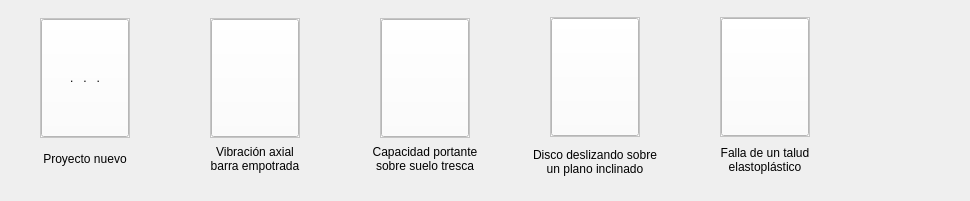
          <widget class="QWidget" name="scrollAreaWidgetContents_2">
           <property name="geometry">
            <rect>
             <x>0</x>
             <y>0</y>
             <width>970</width>
             <height>201</height>
            </rect>
           </property>
           <property name="sizePolicy">
            <sizepolicy hsizetype="Fixed" vsizetype="Fixed">
             <horstretch>0</horstretch>
             <verstretch>0</verstretch>
            </sizepolicy>
           </property>
           <layout class="QHBoxLayout" name="horizontalLayout_5">
            <property name="spacing">
             <number>0</number>
            </property>
            <property name="leftMargin">
             <number>0</number>
            </property>
            <property name="topMargin">
             <number>15</number>
            </property>
            <property name="rightMargin">
             <number>0</number>
            </property>
            <property name="bottomMargin">
             <number>0</number>
            </property>
            <item>
             <widget class="QFrame" name="frame_4">
              <property name="sizePolicy">
               <sizepolicy hsizetype="Fixed" vsizetype="Fixed">
                <horstretch>0</horstretch>
                <verstretch>0</verstretch>
               </sizepolicy>
              </property>
              <layout class="QHBoxLayout" name="horizontalLayout_4">
               <property name="spacing">
                <number>0</number>
               </property>
               <property name="leftMargin">
                <number>0</number>
               </property>
               <property name="topMargin">
                <number>0</number>
               </property>
               <property name="rightMargin">
                <number>0</number>
               </property>
               <property name="bottomMargin">
                <number>16</number>
               </property>
               <item>
                <layout class="QVBoxLayout" name="verticalLayout_2">
                 <item>
                  <layout class="QHBoxLayout" name="horizontalLayout_8">
                   <item>
                    <spacer name="horizontalSpacer_5">
                     <property name="orientation">
                      <enum>Qt::Horizontal</enum>
                     </property>
                     <property name="sizeHint" stdset="0">
                      <size>
                       <width>40</width>
                       <height>20</height>
                      </size>
                     </property>
                    </spacer>
                   </item>
                   <item>
                    <widget class="QFrame" name="frame_FH_cardNew_1">
                     <property name="minimumSize">
                      <size>
                       <width>90</width>
                       <height>120</height>
                      </size>
                     </property>
                     <property name="maximumSize">
                      <size>
                       <width>90</width>
                       <height>120</height>
                      </size>
                     </property>
                     <property name="styleSheet">
                      <string notr="true">background-color: rgb(255, 255, 255);</string>
                     </property>
                     <property name="frameShape">
                      <enum>QFrame::StyledPanel</enum>
                     </property>
                     <property name="frameShadow">
                      <enum>QFrame::Raised</enum>
                     </property>
                     <layout class="QHBoxLayout" name="horizontalLayout">
                      <property name="spacing">
                       <number>0</number>
                      </property>
                      <property name="leftMargin">
                       <number>0</number>
                      </property>
                      <property name="topMargin">
                       <number>0</number>
                      </property>
                      <property name="rightMargin">
                       <number>0</number>
                      </property>
                      <property name="bottomMargin">
                       <number>0</number>
                      </property>
                      <item>
                       <widget class="QToolButton" name="toolButton_FH_cardNew_1">
                        <property name="sizePolicy">
                         <sizepolicy hsizetype="Expanding" vsizetype="Expanding">
                          <horstretch>0</horstretch>
                          <verstretch>0</verstretch>
                         </sizepolicy>
                        </property>
                        <property name="text">
                         <string>.   .   .</string>
                        </property>
                       </widget>
                      </item>
                     </layout>
                    </widget>
                   </item>
                   <item>
                    <spacer name="horizontalSpacer_6">
                     <property name="orientation">
                      <enum>Qt::Horizontal</enum>
                     </property>
                     <property name="sizeHint" stdset="0">
                      <size>
                       <width>40</width>
                       <height>20</height>
                      </size>
                     </property>
                    </spacer>
                   </item>
                  </layout>
                 </item>
                 <item>
                  <widget class="QLabel" name="label_FH_cardNew_1">
                   <property name="minimumSize">
                    <size>
                     <width>120</width>
                     <height>40</height>
                    </size>
                   </property>
                   <property name="maximumSize">
                    <size>
                     <width>16777215</width>
                     <height>40</height>
                    </size>
                   </property>
                   <property name="text">
                    <string>Proyecto nuevo</string>
                   </property>
                   <property name="alignment">
                    <set>Qt::AlignCenter</set>
                   </property>
                  </widget>
                 </item>
                </layout>
               </item>
               <item>
                <layout class="QVBoxLayout" name="verticalLayout_3">
                 <item>
                  <layout class="QHBoxLayout" name="horizontalLayout_11">
                   <item>
                    <spacer name="horizontalSpacer_7">
                     <property name="orientation">
                      <enum>Qt::Horizontal</enum>
                     </property>
                     <property name="sizeHint" stdset="0">
                      <size>
                       <width>40</width>
                       <height>20</height>
                      </size>
                     </property>
                    </spacer>
                   </item>
                   <item>
                    <widget class="QFrame" name="frame_FH_cardNew_2">
                     <property name="minimumSize">
                      <size>
                       <width>90</width>
                       <height>120</height>
                      </size>
                     </property>
                     <property name="maximumSize">
                      <size>
                       <width>90</width>
                       <height>120</height>
                      </size>
                     </property>
                     <property name="styleSheet">
                      <string notr="true">background-color: rgb(255, 255, 255);</string>
                     </property>
                     <property name="frameShape">
                      <enum>QFrame::StyledPanel</enum>
                     </property>
                     <property name="frameShadow">
                      <enum>QFrame::Raised</enum>
                     </property>
                     <layout class="QHBoxLayout" name="horizontalLayout_15">
                      <property name="spacing">
                       <number>0</number>
                      </property>
                      <property name="leftMargin">
                       <number>0</number>
                      </property>
                      <property name="topMargin">
                       <number>0</number>
                      </property>
                      <property name="rightMargin">
                       <number>0</number>
                      </property>
                      <property name="bottomMargin">
                       <number>0</number>
                      </property>
                      <item>
                       <widget class="QToolButton" name="toolButton_FH_cardNew_2">
                        <property name="sizePolicy">
                         <sizepolicy hsizetype="Expanding" vsizetype="Expanding">
                          <horstretch>0</horstretch>
                          <verstretch>0</verstretch>
                         </sizepolicy>
                        </property>
                        <property name="text">
                         <string/>
                        </property>
                        <property name="icon">
                         <iconset>
                          <normaloff>../recursos/imagenes/ejemplo_viga.png</normaloff>../recursos/imagenes/ejemplo_viga.png</iconset>
                        </property>
                        <property name="iconSize">
                         <size>
                          <width>100</width>
                          <height>100</height>
                         </size>
                        </property>
                       </widget>
                      </item>
                     </layout>
                    </widget>
                   </item>
                   <item>
                    <spacer name="horizontalSpacer_8">
                     <property name="orientation">
                      <enum>Qt::Horizontal</enum>
                     </property>
                     <property name="sizeHint" stdset="0">
                      <size>
                       <width>40</width>
                       <height>20</height>
                      </size>
                     </property>
                    </spacer>
                   </item>
                  </layout>
                 </item>
                 <item>
                  <widget class="QLabel" name="label_FH_cardNew_2">
                   <property name="minimumSize">
                    <size>
                     <width>120</width>
                     <height>40</height>
                    </size>
                   </property>
                   <property name="maximumSize">
                    <size>
                     <width>16777215</width>
                     <height>40</height>
                    </size>
                   </property>
                   <property name="text">
                    <string>Vibración axial 
barra empotrada</string>
                   </property>
                   <property name="alignment">
                    <set>Qt::AlignCenter</set>
                   </property>
                  </widget>
                 </item>
                </layout>
               </item>
               <item>
                <layout class="QVBoxLayout" name="verticalLayout_4">
                 <item>
                  <layout class="QHBoxLayout" name="horizontalLayout_13">
                   <property name="sizeConstraint">
                    <enum>QLayout::SetDefaultConstraint</enum>
                   </property>
                   <item>
                    <spacer name="horizontalSpacer_11">
                     <property name="orientation">
                      <enum>Qt::Horizontal</enum>
                     </property>
                     <property name="sizeHint" stdset="0">
                      <size>
                       <width>40</width>
                       <height>20</height>
                      </size>
                     </property>
                    </spacer>
                   </item>
                   <item>
                    <widget class="QFrame" name="frame_FH_cardNew_3">
                     <property name="minimumSize">
                      <size>
                       <width>90</width>
                       <height>120</height>
                      </size>
                     </property>
                     <property name="maximumSize">
                      <size>
                       <width>90</width>
                       <height>120</height>
                      </size>
                     </property>
                     <property name="styleSheet">
                      <string notr="true">background-color: rgb(255, 255, 255);</string>
                     </property>
                     <property name="frameShape">
                      <enum>QFrame::StyledPanel</enum>
                     </property>
                     <property name="frameShadow">
                      <enum>QFrame::Raised</enum>
                     </property>
                     <layout class="QHBoxLayout" name="horizontalLayout_16">
                      <property name="spacing">
                       <number>0</number>
                      </property>
                      <property name="leftMargin">
                       <number>0</number>
                      </property>
                      <property name="topMargin">
                       <number>0</number>
                      </property>
                      <property name="rightMargin">
                       <number>0</number>
                      </property>
                      <property name="bottomMargin">
                       <number>0</number>
                      </property>
                      <item>
                       <widget class="QToolButton" name="toolButton_FH_cardNew_3">
                        <property name="sizePolicy">
                         <sizepolicy hsizetype="Expanding" vsizetype="Expanding">
                          <horstretch>0</horstretch>
                          <verstretch>0</verstretch>
                         </sizepolicy>
                        </property>
                        <property name="text">
                         <string/>
                        </property>
                        <property name="icon">
                         <iconset>
                          <normaloff>../recursos/imagenes/ejemplo_capacidad_portante.png</normaloff>../recursos/imagenes/ejemplo_capacidad_portante.png</iconset>
                        </property>
                        <property name="iconSize">
                         <size>
                          <width>100</width>
                          <height>100</height>
                         </size>
                        </property>
                       </widget>
                      </item>
                     </layout>
                    </widget>
                   </item>
                   <item>
                    <spacer name="horizontalSpacer_12">
                     <property name="orientation">
                      <enum>Qt::Horizontal</enum>
                     </property>
                     <property name="sizeHint" stdset="0">
                      <size>
                       <width>40</width>
                       <height>20</height>
                      </size>
                     </property>
                    </spacer>
                   </item>
                  </layout>
                 </item>
                 <item>
                  <widget class="QLabel" name="label_FH_cardNew_3">
                   <property name="minimumSize">
                    <size>
                     <width>0</width>
                     <height>40</height>
                    </size>
                   </property>
                   <property name="maximumSize">
                    <size>
                     <width>16777215</width>
                     <height>40</height>
                    </size>
                   </property>
                   <property name="text">
                    <string>Capacidad portante
sobre suelo tresca</string>
                   </property>
                   <property name="alignment">
                    <set>Qt::AlignCenter</set>
                   </property>
                  </widget>
                 </item>
                </layout>
               </item>
               <item>
                <layout class="QVBoxLayout" name="verticalLayout_14">
                 <property name="spacing">
                  <number>5</number>
                 </property>
                 <item>
                  <layout class="QHBoxLayout" name="horizontalLayout_12">
                   <item>
                    <spacer name="horizontalSpacer_9">
                     <property name="orientation">
                      <enum>Qt::Horizontal</enum>
                     </property>
                     <property name="sizeHint" stdset="0">
                      <size>
                       <width>40</width>
                       <height>20</height>
                      </size>
                     </property>
                    </spacer>
                   </item>
                   <item>
                    <widget class="QFrame" name="frame_FH_cardNew_4">
                     <property name="minimumSize">
                      <size>
                       <width>90</width>
                       <height>120</height>
                      </size>
                     </property>
                     <property name="maximumSize">
                      <size>
                       <width>90</width>
                       <height>120</height>
                      </size>
                     </property>
                     <property name="styleSheet">
                      <string notr="true">background-color: rgb(255, 255, 255);</string>
                     </property>
                     <property name="frameShape">
                      <enum>QFrame::StyledPanel</enum>
                     </property>
                     <property name="frameShadow">
                      <enum>QFrame::Raised</enum>
                     </property>
                     <layout class="QHBoxLayout" name="horizontalLayout_17">
                      <property name="spacing">
                       <number>0</number>
                      </property>
                      <property name="leftMargin">
                       <number>0</number>
                      </property>
                      <property name="topMargin">
                       <number>0</number>
                      </property>
                      <property name="rightMargin">
                       <number>0</number>
                      </property>
                      <property name="bottomMargin">
                       <number>0</number>
                      </property>
                      <item>
                       <widget class="QToolButton" name="toolButton_FH_cardNew_4">
                        <property name="sizePolicy">
                         <sizepolicy hsizetype="Expanding" vsizetype="Expanding">
                          <horstretch>0</horstretch>
                          <verstretch>0</verstretch>
                         </sizepolicy>
                        </property>
                        <property name="text">
                         <string/>
                        </property>
                        <property name="icon">
                         <iconset>
                          <normaloff>../recursos/imagenes/ejemplo_disco.png</normaloff>../recursos/imagenes/ejemplo_disco.png</iconset>
                        </property>
                        <property name="iconSize">
                         <size>
                          <width>100</width>
                          <height>100</height>
                         </size>
                        </property>
                       </widget>
                      </item>
                     </layout>
                    </widget>
                   </item>
                   <item>
                    <spacer name="horizontalSpacer_10">
                     <property name="orientation">
                      <enum>Qt::Horizontal</enum>
                     </property>
                     <property name="sizeHint" stdset="0">
                      <size>
                       <width>40</width>
                       <height>20</height>
                      </size>
                     </property>
                    </spacer>
                   </item>
                  </layout>
                 </item>
                 <item>
                  <widget class="QLabel" name="label_FH_cardNew_4">
                   <property name="minimumSize">
                    <size>
                     <width>0</width>
                     <height>40</height>
                    </size>
                   </property>
                   <property name="maximumSize">
                    <size>
                     <width>16777215</width>
                     <height>40</height>
                    </size>
                   </property>
                   <property name="text">
                    <string>Disco deslizando sobre
un plano inclinado</string>
                   </property>
                   <property name="alignment">
                    <set>Qt::AlignCenter</set>
                   </property>
                  </widget>
                 </item>
                </layout>
               </item>
               <item>
                <layout class="QVBoxLayout" name="verticalLayout_15">
                 <item>
                  <layout class="QHBoxLayout" name="horizontalLayout_14">
                   <item>
                    <spacer name="horizontalSpacer_13">
                     <property name="orientation">
                      <enum>Qt::Horizontal</enum>
                     </property>
                     <property name="sizeHint" stdset="0">
                      <size>
                       <width>40</width>
                       <height>20</height>
                      </size>
                     </property>
                    </spacer>
                   </item>
                   <item>
                    <widget class="QFrame" name="frame_FH_cardNew_5">
                     <property name="sizePolicy">
                      <sizepolicy hsizetype="Preferred" vsizetype="Preferred">
                       <horstretch>90</horstretch>
                       <verstretch>120</verstretch>
                      </sizepolicy>
                     </property>
                     <property name="minimumSize">
                      <size>
                       <width>90</width>
                       <height>120</height>
                      </size>
                     </property>
                     <property name="maximumSize">
                      <size>
                       <width>90</width>
                       <height>120</height>
                      </size>
                     </property>
                     <property name="styleSheet">
                      <string notr="true">background-color: rgb(255, 255, 255);</string>
                     </property>
                     <property name="frameShape">
                      <enum>QFrame::StyledPanel</enum>
                     </property>
                     <property name="frameShadow">
                      <enum>QFrame::Raised</enum>
                     </property>
                     <layout class="QHBoxLayout" name="horizontalLayout_18">
                      <property name="spacing">
                       <number>0</number>
                      </property>
                      <property name="leftMargin">
                       <number>0</number>
                      </property>
                      <property name="topMargin">
                       <number>0</number>
                      </property>
                      <property name="rightMargin">
                       <number>0</number>
                      </property>
                      <property name="bottomMargin">
                       <number>0</number>
                      </property>
                      <item>
                       <widget class="QToolButton" name="toolButton_FH_cardNew_5">
                        <property name="sizePolicy">
                         <sizepolicy hsizetype="Expanding" vsizetype="Expanding">
                          <horstretch>0</horstretch>
                          <verstretch>0</verstretch>
                         </sizepolicy>
                        </property>
                        <property name="text">
                         <string/>
                        </property>
                        <property name="icon">
                         <iconset>
                          <normaloff>../recursos/imagenes/ejemplo_talud.png</normaloff>../recursos/imagenes/ejemplo_talud.png</iconset>
                        </property>
                        <property name="iconSize">
                         <size>
                          <width>100</width>
                          <height>100</height>
                         </size>
                        </property>
                       </widget>
                      </item>
                     </layout>
                    </widget>
                   </item>
                   <item>
                    <spacer name="horizontalSpacer_14">
                     <property name="orientation">
                      <enum>Qt::Horizontal</enum>
                     </property>
                     <property name="sizeHint" stdset="0">
                      <size>
                       <width>40</width>
                       <height>20</height>
                      </size>
                     </property>
                    </spacer>
                   </item>
                  </layout>
                 </item>
                 <item>
                  <widget class="QLabel" name="label_FH_cardNew_5">
                   <property name="minimumSize">
                    <size>
                     <width>0</width>
                     <height>40</height>
                    </size>
                   </property>
                   <property name="maximumSize">
                    <size>
                     <width>16777215</width>
                     <height>401</height>
                    </size>
                   </property>
                   <property name="text">
                    <string>Falla de un talud
elastoplástico</string>
                   </property>
                   <property name="alignment">
                    <set>Qt::AlignCenter</set>
                   </property>
                  </widget>
                 </item>
                </layout>
               </item>
              </layout>
             </widget>
            </item>
            <item>
             <spacer name="horizontalSpacer_4">
              <property name="orientation">
               <enum>Qt::Horizontal</enum>
              </property>
              <property name="sizeHint" stdset="0">
               <size>
                <width>40</width>
                <height>20</height>
               </size>
              </property>
             </spacer>
            </item>
           </layout>
          </widget>
